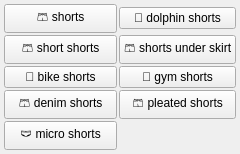
<?xml version="1.0" encoding="UTF-8"?>
<ui version="4.0">
 <class>clothes_shorts_menu</class>
 <widget class="QWidget" name="clothes_shorts_menu">
  <property name="geometry">
   <rect><x>0</x><y>0</y><width>240</width><height>60</height></rect>
  </property>
  <layout class="QGridLayout" name="grid">
   <property name="leftMargin"><number>4</number></property>
   <property name="topMargin"><number>4</number></property>
   <property name="rightMargin"><number>4</number></property>
   <property name="bottomMargin"><number>4</number></property>
   <property name="horizontalSpacing"><number>2</number></property>
   <property name="verticalSpacing"><number>2</number></property>
   <item row="0" column="0">
    <widget class="QPushButton" name="chk_shorts">
     <property name="checkable"><bool>true</bool></property>
     <property name="text"><string>🩳 shorts</string></property>
     <property name="tags" stdset="0"><string>shorts</string></property>
     <property name="group" stdset="0"><string>shorts</string></property>
    </widget>
   </item>
   <item row="1" column="0">
    <widget class="QPushButton" name="chk_short_shorts">
     <property name="checkable"><bool>true</bool></property>
     <property name="text"><string>🩳 short shorts</string></property>
     <property name="tags" stdset="0"><string>short shorts</string></property>
     <property name="group" stdset="0"><string>shorts</string></property>
    </widget>
   </item>
   <item row="2" column="0">
    <widget class="QPushButton" name="chk_bike_shorts">
     <property name="checkable"><bool>true</bool></property>
     <property name="text"><string>🚴 bike shorts</string></property>
     <property name="tags" stdset="0"><string>bike shorts</string></property>
     <property name="group" stdset="0"><string>shorts</string></property>
    </widget>
   </item>
   <item row="3" column="0">
    <widget class="QPushButton" name="chk_denim_shorts">
     <property name="checkable"><bool>true</bool></property>
     <property name="text"><string>🩳 denim shorts</string></property>
     <property name="tags" stdset="0"><string>denim shorts</string></property>
     <property name="group" stdset="0"><string>shorts</string></property>
    </widget>
   </item>
   <item row="4" column="0">
    <widget class="QPushButton" name="chk_micro_shorts">
     <property name="checkable"><bool>true</bool></property>
     <property name="text"><string>🩲 micro shorts</string></property>
     <property name="tags" stdset="0"><string>micro shorts</string></property>
     <property name="group" stdset="0"><string>shorts</string></property>
    </widget>
   </item>
   <item row="0" column="1">
    <widget class="QPushButton" name="chk_dolphin_shorts">
     <property name="checkable"><bool>true</bool></property>
     <property name="text"><string>🐬 dolphin shorts</string></property>
     <property name="tags" stdset="0"><string>dolphin shorts</string></property>
     <property name="group" stdset="0"><string>shorts</string></property>
    </widget>
   </item>
   <item row="1" column="1">
    <widget class="QPushButton" name="chk_shorts_under_skirt">
     <property name="checkable"><bool>true</bool></property>
     <property name="text"><string>🩳 shorts under skirt</string></property>
     <property name="tags" stdset="0"><string>shorts under skirt</string></property>
    </widget>
   </item>
   <item row="2" column="1">
    <widget class="QPushButton" name="chk_gym_shorts">
     <property name="checkable"><bool>true</bool></property>
     <property name="text"><string>🏃 gym shorts</string></property>
     <property name="tags" stdset="0"><string>gym shorts</string></property>
     <property name="group" stdset="0"><string>shorts</string></property>
    </widget>
   </item>
   <item row="3" column="1">
    <widget class="QPushButton" name="chk_pleated_shorts">
     <property name="checkable"><bool>true</bool></property>
     <property name="text"><string>🩳 pleated shorts</string></property>
     <property name="tags" stdset="0"><string>pleated shorts</string></property>
     <property name="group" stdset="0"><string>shorts</string></property>
    </widget>
   </item>
  </layout>
 </widget>
 <resources/>
 <connections/>
</ui>
